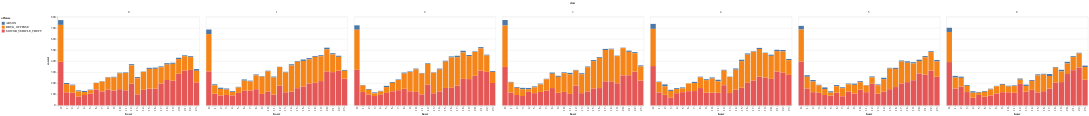

Notebook code cell kept with this figure:
### Markdown cell above
## Generate Plot

### Code cell
alt.Chart(data).mark_bar().encode(
    x='hour:O',
    y='count',
    color=alt.Color('offense', legend=alt.Legend(orient="left")),
    column='dow'
)

### Figure 1 — Vega-Lite specification as saved in the notebook (floating-point values rounded to 4 significant figures; data arrays with more than 128 entries replaced by an {"elided": "..."} marker saying what was removed)
{"config": {"view": {"continuousWidth": 400, "continuousHeight": 300}}, "data": {"name": "data-74cc00a0d71fb8c73be5eb9a711cac12"}, "mark": "bar", "encoding": {"color": {"type": "nominal", "field": "offense", "legend": {"orient": "left"}}, "column": {"type": "quantitative", "field": "dow"}, "x": {"type": "ordinal", "field": "hour"}, "y": {"type": "quantitative", "field": "count"}}, "$schema": "https://vega.github.io/schema/vega-lite/v4.0.0.json", "datasets": {"data-74cc00a0d71fb8c73be5eb9a711cac12": {"elided": "503 records"}}}
